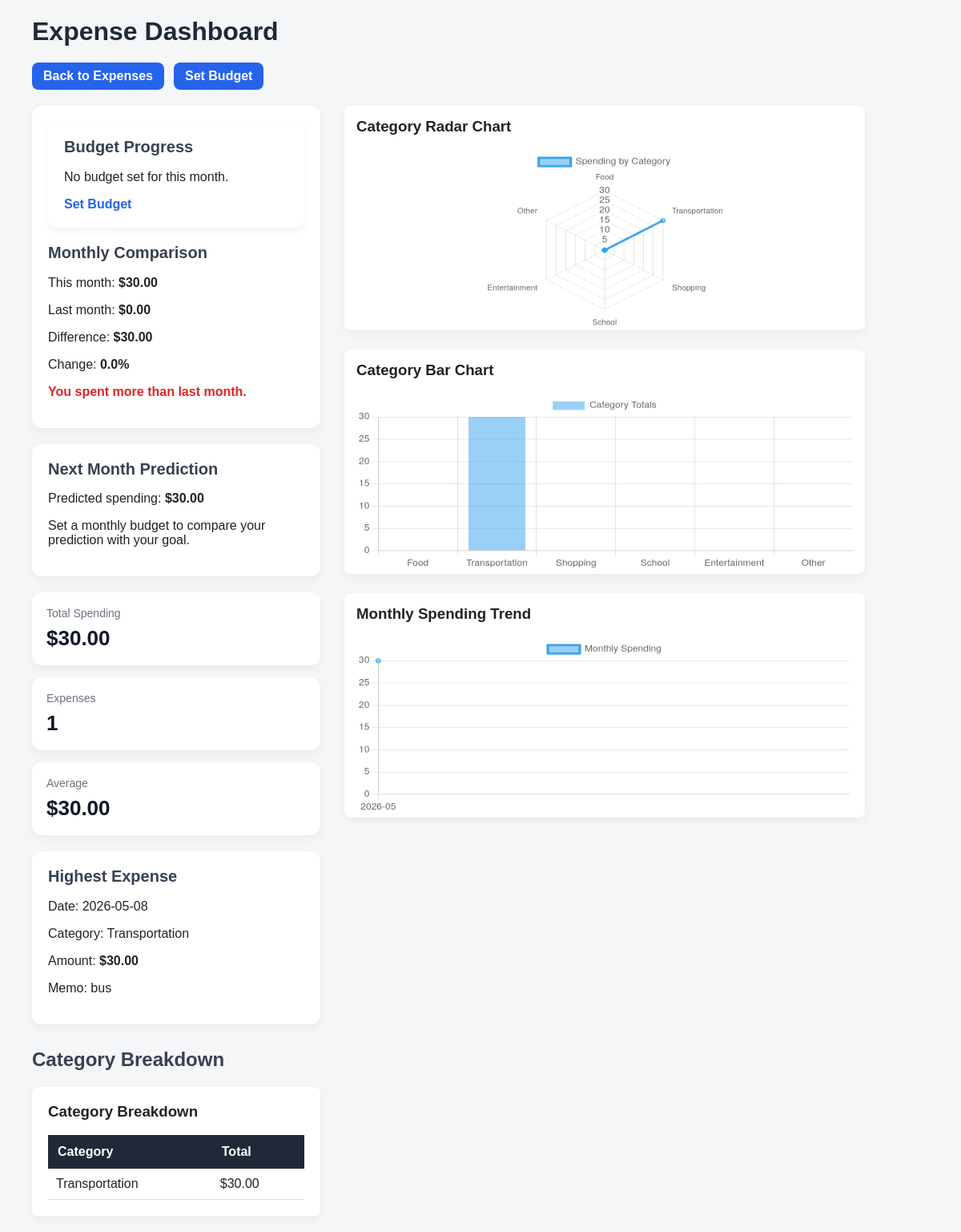
The app's page /dashboard (signed in) with its own data.
### tables this page shows
CREATE TABLE expenses (
            id INTEGER PRIMARY KEY AUTOINCREMENT,
            user_id INTEGER NOT NULL,
            amount REAL NOT NULL,
            category TEXT NOT NULL,
            date TEXT NOT NULL,
            memo TEXT,
            is_deleted INTEGER DEFAULT 0,
            FOREIGN KEY (user_id) REFERENCES users (id)
        );

### app.py (the view)
@app.route("/dashboard")
@login_required
def dashboard():
    conn = get_db_connection()
    total_spending = conn.execute("""
        SELECT SUM(amount)
        FROM expenses
        WHERE is_deleted = 0
        AND user_id = ?
    """, (current_user.id,)).fetchone()[0]
    number_of_expenses = conn.execute("""
        SELECT COUNT(*)
        FROM expenses
        WHERE is_deleted = 0
        AND user_id = ?
    """, (current_user.id,)).fetchone()[0]
    average_expense = conn.execute("""
        SELECT AVG(amount)
        FROM expenses
        WHERE is_deleted = 0
        AND user_id = ?
    """, (current_user.id,)).fetchone()[0]
    highest_expense = conn.execute("""
        SELECT *
        FROM expenses
        WHERE is_deleted = 0
        AND user_id = ?
        ORDER BY amount DESC
        LIMIT 1
    """, (current_user.id,)).fetchone()
    category_totals = conn.execute("""
        SELECT category, SUM(amount) AS total
        FROM expenses
        WHERE is_deleted = 0
        AND user_id = ?
        GROUP BY category
        ORDER BY total DESC
    """, (current_user.id,)).fetchall()
    categories = ["Food", "Transportation", "Shopping", "School", "Entertainment", "Other"]
    category_dict = {category: 0 for category in categories}
    for row in category_totals:
        category_dict[row["category"]] = row["total"]
    category_labels = list(category_dict.keys())
    category_values = list(category_dict.values())
    monthly_rows = conn.execute("""
        SELECT strftime('%Y-%m', date) AS month, SUM(amount) AS total
        FROM expenses
        WHERE is_deleted = 0
        AND user_id = ?
        GROUP BY strftime('%Y-%m', date)
        ORDER BY month ASC
    """, (current_user.id,)).fetchall()
    recent_month_rows = conn.execute("""
        SELECT strftime('%Y-%m', date) AS month, SUM(amount) AS total
        FROM expenses
        WHERE is_deleted = 0
        AND user_id = ?
        GROUP BY strftime('%Y-%m', date)
        ORDER BY month DESC
        LIMIT 3
    """, (current_user.id,)).fetchall()
    month_labels = [row["month"] for row in monthly_rows]
    month_totals = [row["total"] for row in monthly_rows]
    this_month_spending = conn.execute("""
        SELECT SUM(amount)
        FROM expenses
        WHERE is_deleted = 0
        AND user_id = ?
        AND strftime('%Y-%m', date) = strftime('%Y-%m', 'now')
    """, (current_user.id,)).fetchone()[0]
    last_month_spending = conn.execute("""
        SELECT SUM(amount)
        FROM expenses
        WHERE is_deleted = 0
        AND user_id = ?
        AND strftime('%Y-%m', date) = strftime('%Y-%m', 'now', '-1 month')
    """, (current_user.id,)).fetchone()[0]
    current_month = conn.execute("""
        SELECT strftime('%Y-%m', 'now')
    """).fetchone()[0]
    budget_row = conn.execute("""
        SELECT amount
        FROM budgets
        WHERE month = ?
        AND user_id = ?
    """, (current_month, current_user.id)).fetchone()
    conn.close()
    if total_spending is None:
        total_spending = 0
    if average_expense is None:
        average_expense = 0
    if this_month_spending is None:
        this_month_spending = 0
    if last_month_spending is None:
        last_month_spending = 0
    if budget_row:
        monthly_budget = budget_row["amount"]
    else:
        monthly_budget = 0
    remaining_budget = monthly_budget - this_month_spending
    today = date.today()
    days_in_month = calendar.monthrange(today.year, today.month)[1]
    days_left = days_in_month - today.day + 1
    if days_left > 0 and remaining_budget > 0:
        recommended_daily_spending = remaining_budget / days_left
    else:
        recommended_daily_spending = 0
    if monthly_budget > 0:
        budget_used_percent = (this_month_spending / monthly_budget) * 100
    else:
        budget_used_percent = 0
    spending_difference = this_month_spending - last_month_spending
    if last_month_spending > 0:
        spending_change_percent = (spending_difference / last_month_spending) * 100
    else:
        spending_change_percent = 0
    if recent_month_rows:
        predicted_next_month = sum(row["total"] for row in recent_month_rows) / len(recent_month_rows)
    else:
        predicted_next_month = 0
    if monthly_budget > 0:
        predicted_difference_from_budget = monthly_budget - predicted_next_month
    else:
        predicted_difference_from_budget = 0
    return render_template(
        "dashboard.html",
        total_spending=total_spending,
        number_of_expenses=number_of_expenses,
        average_expense=average_expense,
        highest_expense=highest_expense,
        category_totals=category_totals,
        this_month_spending=this_month_spending,
        last_month_spending=last_month_spending,
        spending_difference=spending_difference,
        spending_change_percent=spending_change_percent,
        category_labels=category_labels,
        category_values=category_values,
        month_labels=month_labels,
        month_totals=month_totals,
        monthly_budget=monthly_budget,
        remaining_budget=remaining_budget,
        budget_used_percent=budget_used_percent,
        predicted_next_month=predicted_next_month,
        predicted_difference_from_budget=predicted_difference_from_budget,
        days_left=days_left,
        recommended_daily_spending=recommended_daily_spending
    )

### app.py (called while the page is built)
@login_manager.user_loader
def load_user(user_id):
    conn = get_db_connection()
    user = conn.execute("""
        SELECT * FROM users
        WHERE id = ?
    """, (user_id,)).fetchone()
    conn.close()
    if user is None:
        return None
    return User(user["id"], user["username"], user["password_hash"])

def get_db_connection():
    conn = sqlite3.connect(DATABASE)
    conn.row_factory = sqlite3.Row
    return conn

### templates/dashboard.html (shortened to what this page needs)
<!DOCTYPE html>
<html>
<head>
    <link rel="stylesheet" href="{{ url_for('static', filename='style.css') }}">
</head>
<body>
    <h1>Expense Dashboard</h1>
    <div class="nav-links">
        <a href="/expenses">Back to Expenses</a>
        <a href="/budget">Set Budget</a>
    </div>
    <div class="dashboard-main-layout">
    <div class="dashboard-left">
    <div class="info-card">
    <div class="info-card">
    <h2>Budget Progress</h2>
    {% if monthly_budget > 0 %}
        <p>Monthly Budget: <strong>${{ "%.2f"|format(monthly_budget) }}</strong></p>
        <p>This Month Spending: <strong>${{ "%.2f"|format(this_month_spending) }}</strong></p>
        <p>Remaining: <strong>${{ "%.2f"|format(remaining_budget) }}</strong></p>
        <p>Used: <strong>{{ "%.1f"|format(budget_used_percent) }}%</strong></p>
        <p>Days left this month: <strong>{{ days_left }}</strong></p>
        <p>Recommended daily spending: <strong>${{ "%.2f"|format(recommended_daily_spending) }}</strong></p>
        {% if remaining_budget < 0 %}
            <p class="warning-text">You are over budget.</p>
        {% elif budget_used_percent >= 80 %}
            <p class="warning-text">You have used over 80% of your budget.</p>
        {% else %}
            <p class="success-text">You are staying within your budget.</p>
        {% endif %}
    {% else %}
        <p>No budget set for this month.</p>
        <a href="/budget">Set Budget</a>
    {% endif %}
    </div>
        <h2>Monthly Comparison</h2>
        <p>This month: <strong>${{ "%.2f"|format(this_month_spending) }}</strong></p>
        <p>Last month: <strong>${{ "%.2f"|format(last_month_spending) }}</strong></p>
        <p>Difference: <strong>${{ "%.2f"|format(spending_difference) }}</strong></p>
        <p>Change: <strong>{{ "%.1f"|format(spending_change_percent) }}%</strong></p>
        {% if spending_difference > 0 %}
            <p class="warning-text">You spent more than last month.</p>
        {% elif spending_difference < 0 %}
            <p class="success-text">You spent less than last month.</p>
        {% else %}
            <p>Your spending is the same as last month.</p>
        {% endif %}
    </div>
    <div class="info-card">
    <h2>Next Month Prediction</h2>
    <p>Predicted spending: <strong>${{ "%.2f"|format(predicted_next_month) }}</strong></p>
    {% if monthly_budget > 0 %}
        {% if predicted_difference_from_budget >= 0 %}
            <p class="success-text">
                Prediction is ${{ "%.2f"|format(predicted_difference_from_budget) }} under your budget.
            </p>
        {% else %}
            <p class="warning-text">
                Prediction is ${{ "%.2f"|format(-predicted_difference_from_budget) }} over your budget.
            </p>
        {% endif %}
    {% else %}
        <p>Set a monthly budget to compare your prediction with your goal.</p>
    {% endif %}
    </div>
    <div class="summary-grid">
        <div class="stat-card">
            <p class="stat-label">Total Spending</p>
            <p class="stat-value">${{ "%.2f"|format(total_spending) }}</p>
        </div>
        <div class="stat-card">
            <p class="stat-label">Expenses</p>
            <p class="stat-value">{{ number_of_expenses }}</p>
        </div>
        <div class="stat-card">
            <p class="stat-label">Average</p>
            <p class="stat-value">${{ "%.2f"|format(average_expense) }}</p>
        </div>
    </div>
    <div class="info-card">
        <h2>Highest Expense</h2>
        {% if highest_expense %}
            <p>Date: {{ highest_expense.date }}</p>
            <p>Category: {{ highest_expense.category }}</p>
            <p>Amount: <strong>${{ "%.2f"|format(highest_expense.amount) }}</strong></p>
            <p>Memo: {{ highest_expense.memo }}</p>
        {% else %}
            <p>No expenses yet.</p>
        {% endif %}
    </div>
    <h2>Category Breakdown</h2>
    <div class="breakdown-section">
        <h3>Category Breakdown</h3>
        <table class="breakdown-table">
            <tr>
                <th>Category</th>
                <th>Total</th>
            </tr>
            {% for item in category_totals %}
            <tr>
                <td>{{ item.category }}</td>
                <td>${{ "%.2f"|format(item.total) }}</td>
            </tr>
            {% endfor %}
        </table>
    </div>
</div>
        <div class="dashboard-right">
            <div class="chart-box">
                <h3>Category Radar Chart</h3>
                <canvas id="radarChart"></canvas>
            </div>
            <div class="chart-box">
                <h3>Category Bar Chart</h3>
                <canvas id="barChart"></canvas>
            </div>
            <div class="chart-box">
                <h3>Monthly Spending Trend</h3>
                <canvas id="lineChart"></canvas>
            </div>
        </div>
    </div>
    <script>
        const categoryLabels = {{ category_labels | tojson }};
        const categoryValues = {{ category_values | tojson }};
        const monthLabels = {{ month_labels | tojson }};
        const monthTotals = {{ month_totals | tojson }};
        new Chart(document.getElementById("radarChart"), {
            type: "radar",
            data: {
                labels: categoryLabels,
                datasets: [{
                    label: "Spending by Category",
                    data: categoryValues
                }]
            },
            options: {
                responsive: true,
                maintainAspectRatio: false,
                scales: {
                    r: {
                        beginAtZero: true
                    }
                }
            }
        });
        new Chart(document.getElementById("barChart"), {
            type: "bar",
            data: {
                labels: categoryLabels,
                datasets: [{
                    label: "Category Totals",
                    data: categoryValues
                }]
            },
            options: {
                responsive: true,
                maintainAspectRatio: false,
                scales: {
                    y: {
                        beginAtZero: true
                    }
                }
            }
        });
        new Chart(document.getElementById("lineChart"), {
            type: "line",
            data: {
                labels: monthLabels,
                datasets: [{
                    label: "Monthly Spending",
                    data: monthTotals,
                    fill: false
                }]
            },
            options: {
                responsive: true,
                maintainAspectRatio: false,
                scales: {
                    y: {
                        beginAtZero: true
                    }
                }
            }
        });
    </script>
</body>
</html>

### static/style.css (style rules this page uses)
body { font-family: Arial, sans-serif; background-color: #f4f6f8; color: #222; margin: 0; padding: 0; }
h1 { color: #1f2937; margin-bottom: 20px; }
h2 { color: #374151; margin-top: 30px; }
a { color: #2563eb; text-decoration: none; font-weight: bold; }
body > h1, body > h2, body > p, body > form, body > table { margin-left: 40px; margin-right: 40px; }
table { border-collapse: collapse; width: calc(100% - 80px); background-color: white; margin-top: 20px; }
th { background-color: #1f2937; color: white; padding: 12px; text-align: left; }
td { padding: 10px; border-bottom: 1px solid #ddd; }
.breakdown-section { background-color: white; padding: 20px; border-radius: 8px; width: 300px; flex-shrink: 0; }
.breakdown-section h3, .chart-box h3 { margin-top: 0; }
.breakdown-table { width: 100%; margin: 0; }
.chart-box { background-color: white; padding: 15px; border-radius: 8px; width: 420px; margin: 0; }
.chart-box canvas { width: 400px !important; height: 220px !important; }
.dashboard-main-layout { display: grid; grid-template-columns: minmax(280px, 360px) minmax(400px, 1fr); gap: 30px; margin: 20px 40px; align-items: start; }
.dashboard-left { width: 100%; }
.dashboard-right { display: flex; flex-direction: column; gap: 20px; }
.dashboard-left h2:first-child { margin-top: 0; }
.breakdown-section { background-color: white; padding: 20px; border-radius: 8px; width: 300px; }
.chart-box { background-color: white; padding: 15px; border-radius: 8px; width: 100%; max-width: 650px; height: 280px; margin: 0; box-sizing: border-box; }
.chart-box canvas { width: 100% !important; height: 220px !important; }
.info-card { background-color: white; padding: 20px; border-radius: 12px; margin-bottom: 20px; box-shadow: 0 4px 12px rgba(0, 0, 0, 0.05); }
.info-card h2 { margin-top: 0; font-size: 20px; }
.summary-grid { display: grid; grid-template-columns: 1fr; gap: 15px; margin-bottom: 20px; }
.stat-card { background-color: white; padding: 18px; border-radius: 12px; box-shadow: 0 4px 12px rgba(0, 0, 0, 0.05); }
.stat-label { color: #6b7280; font-size: 14px; margin: 0; }
.stat-value { color: #111827; font-size: 26px; font-weight: bold; margin: 8px 0 0; }
.warning-text { color: #dc2626; font-weight: bold; }
.chart-box, .breakdown-section { box-shadow: 0 4px 12px rgba(0, 0, 0, 0.05); }
.breakdown-section { background-color: white; padding: 20px; border-radius: 8px; width: 100%; box-sizing: border-box; }
.dashboard-left { width: 360px; }
.dashboard-right { gap: 24px; }
.nav-links { display: flex; gap: 12px; margin: 20px 40px; }
.nav-links a { background-color: #2563eb; color: white; padding: 8px 14px; border-radius: 8px; }
table { width: 100%; max-width: 100%; }

### records on screen
expenses: date "2026-05-08", category "Transportation", amount "30.00", memo "bus", total "30.00"

### other values on screen
{{ "%.2f"|format(this_month_spending) }} "30.00"
{{ "%.2f"|format(last_month_spending) }} "0.00"
{{ "%.2f"|format(spending_difference) }} "30.00"
{{ "%.1f"|format(spending_change_percent) }} "0.0"
{{ "%.2f"|format(predicted_next_month) }} "30.00"
{{ "%.2f"|format(total_spending) }} "30.00"
{{ number_of_expenses }} "1"
{{ "%.2f"|format(average_expense) }} "30.00"
chart data {{ category_values | tojson }} [0, 30.0, 0, 0, 0, 0]
chart data {{ month_labels | tojson }} ["2026-05"]
chart data {{ month_totals | tojson }} [30.0]
